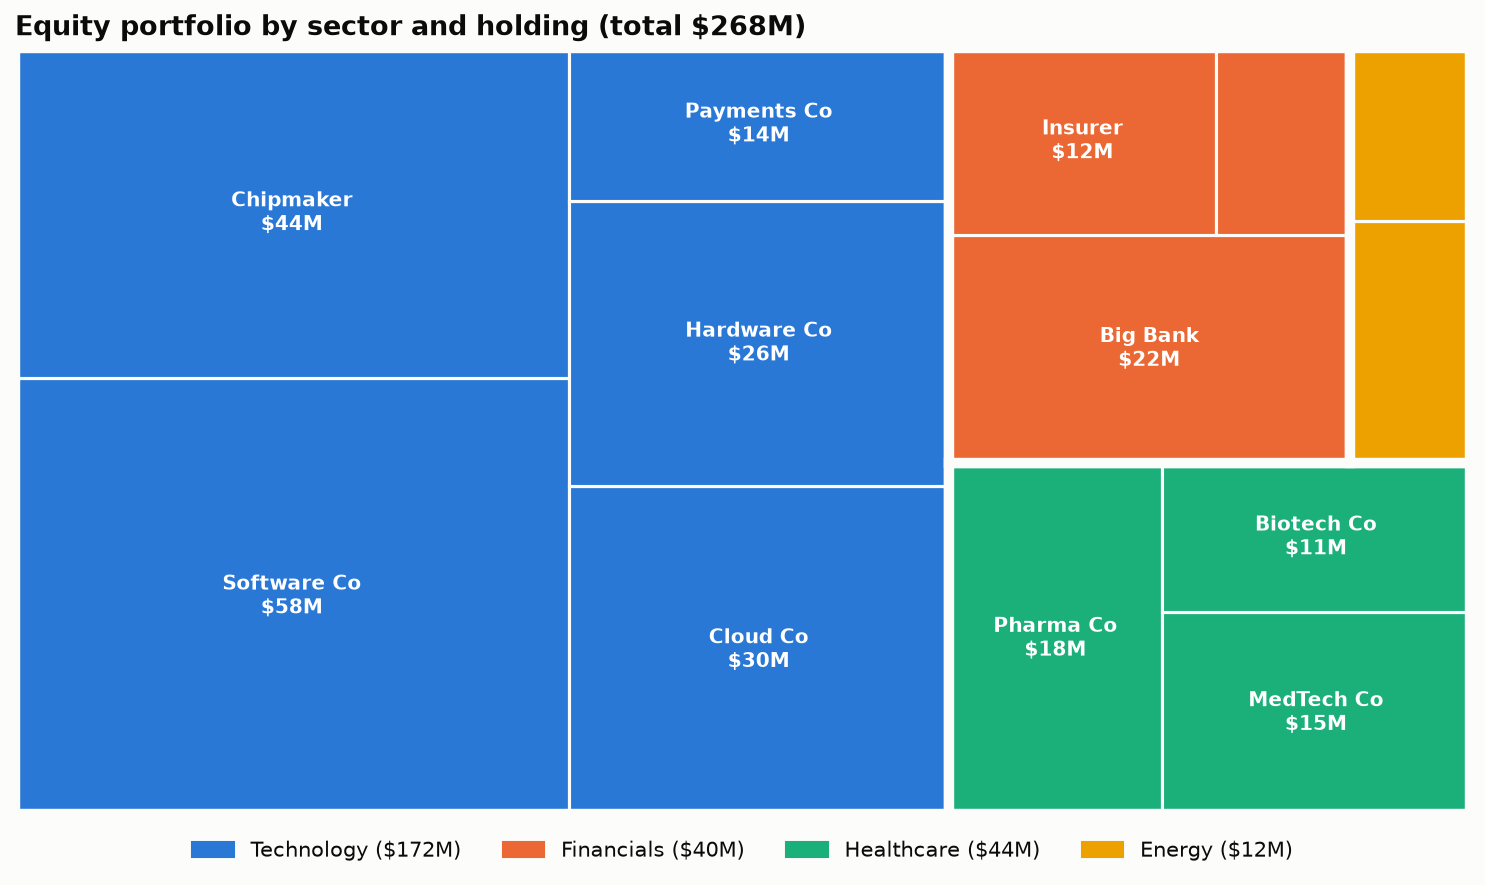

This figure's Python source:
"""
Treemap  -  family: Part-to-whole

DESIGN PURPOSE
Nested rectangles whose areas are proportional to values. It fits a large
number of parts (and optionally a hierarchy) into a small space, and the
biggest contributors stand out.

WHEN TO USE
  - Show part-to-whole with many categories (10–50+) where a pie would fail
  - Show hierarchical data (sector → company), coloring by the parent
  - Find the dominant contributors in a long tail

AVOID WHEN
  - Precise comparison of similar values is needed (areas are hard to compare)
  - Values can be negative
  - There are very few categories (use a bar chart)

ALTERNATIVES
  - Sunburst (hierarchy)
  - Bar chart
  - Icicle chart

EXAMPLE
A $268M equity portfolio (fictional holdings), grouped into four sectors.

Run:  python treemap.py

The notebook also shows this chart built with: plotly.
"""
import sys
from pathlib import Path

import numpy as np
import pandas as pd
import matplotlib.pyplot as plt

# Library style: categorical colors in fixed order, recessive axes, hairline grid.
PALETTE = ["#2a78d6", "#eb6834", "#1baf7a", "#eda100",
           "#e87ba4", "#008300", "#6250d6", "#e34948"]
SEQ_CMAP = "Blues"      # sequential: one hue, light -> dark
DIV_CMAP = "RdBu_r"     # diverging: two opposite hues, neutral midpoint
GRAY = "#b8b7b1"        # de-emphasised marks
plt.rcParams.update({
    "figure.figsize": (8, 4.8), "figure.dpi": 110, "figure.facecolor": "#fcfcfb",
    "axes.facecolor": "#fcfcfb", "axes.edgecolor": "#c9c8c3", "axes.linewidth": 0.8,
    "axes.spines.top": False, "axes.spines.right": False,
    "axes.grid": True, "grid.color": "#e6e5e1", "grid.linewidth": 0.6, "axes.axisbelow": True,
    "axes.prop_cycle": plt.cycler(color=PALETTE),
    "axes.titlesize": 13, "axes.titleweight": "bold", "axes.titlelocation": "left",
    "axes.labelcolor": "#52514e", "xtick.color": "#52514e", "ytick.color": "#52514e",
    "text.color": "#0b0b0b", "font.size": 10, "lines.linewidth": 2,
    "legend.frameon": False,
})

import squarify

# --- Example data ------------------------------------------------------------
df = pd.DataFrame({
    "division": ["Technology"] * 5 + ["Financials"] * 3 + ["Healthcare"] * 3 + ["Energy"] * 2,
    "holding": ["Software Co", "Chipmaker", "Cloud Co", "Hardware Co", "Payments Co",
             "Big Bank", "Insurer", "Asset Mgr",
             "Pharma Co", "MedTech Co", "Biotech Co",
             "Oil Major", "Pipeline Co"],
    "value_m": [58, 44, 30, 26, 14, 22, 12, 6, 18, 15, 11, 7, 5],
}).sort_values(["division", "value_m"], ascending=[True, False])
df

# --- Plot --------------------------------------------------------------------
divisions = ["Technology", "Financials", "Healthcare", "Energy"]
cmap = dict(zip(divisions, PALETTE))
W, H = 100, 60
totals = df.groupby("division")["value_m"].sum().sort_values(ascending=False)
fig, ax = plt.subplots(figsize=(10, 6))
# level 1: one rectangle per sector; level 2: holdings squarified inside their sector
sector_rects = squarify.squarify(squarify.normalize_sizes(totals.values, W, H), 0, 0, W, H)
for div, sr in zip(totals.index, sector_rects):
    g = df[df["division"] == div].sort_values("value_m", ascending=False)
    rects = squarify.squarify(squarify.normalize_sizes(g["value_m"].values, sr["dx"], sr["dy"]),
                              sr["x"], sr["y"], sr["dx"], sr["dy"])
    for (_, row), r in zip(g.iterrows(), rects):
        ax.add_patch(plt.Rectangle((r["x"], r["y"]), r["dx"], r["dy"], facecolor=cmap[div],
                                   edgecolor="#fcfcfb", linewidth=1.5))
        if row["value_m"] >= 10:
            ax.text(r["x"] + r["dx"] / 2, r["y"] + r["dy"] / 2, f"{row['holding']}\n${row['value_m']}M",
                    ha="center", va="center", color="white", fontsize=9.5, fontweight="bold")
    ax.add_patch(plt.Rectangle((sr["x"], sr["y"]), sr["dx"], sr["dy"], fill=False,
                               edgecolor="#fcfcfb", linewidth=5))   # thick gap between sectors
ax.set_xlim(0, W); ax.set_ylim(0, H)
ax.axis("off")
handles = [plt.Rectangle((0, 0), 1, 1, color=cmap[d]) for d in divisions]
ax.legend(handles, [f"{d} (${totals[d]}M)" for d in divisions], ncol=4, loc="upper center",
          bbox_to_anchor=(0.5, -0.01))
ax.set_title(f"Equity portfolio by sector and holding (total ${df['value_m'].sum()}M)")
fig.tight_layout()

# --- Save / show -------------------------------------------------------------
out = Path(__file__).with_name(Path(__file__).stem + ".png")
fig.savefig(out, dpi=150, bbox_inches="tight")
print(f"saved {out}")
if "--no-show" not in sys.argv:
    plt.show()
